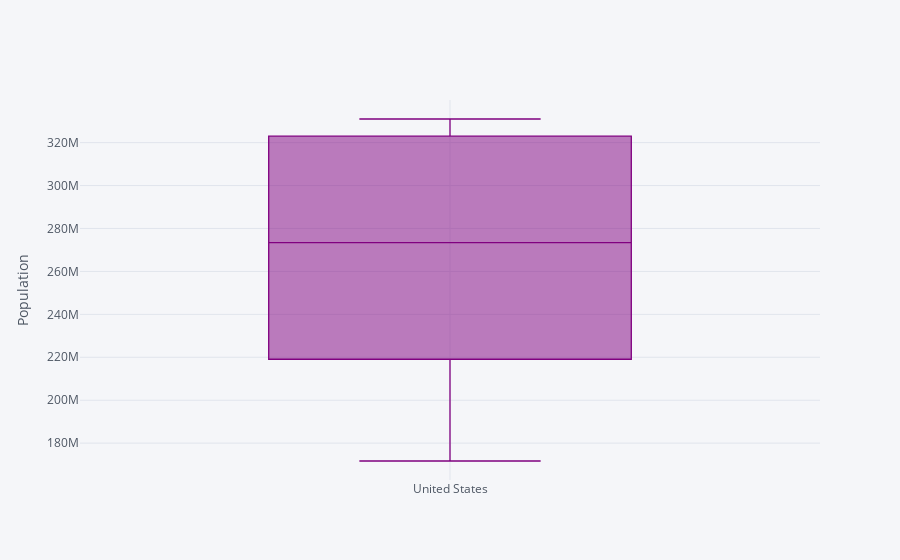

This figure's notebook cell:
### Markdown cell above
# Box plot interactive

### Code cell
# Single boxplot
df_pivot['United States'].iplot(
    kind='box',
    yTitle='Population',
    color='purple'
)

### Figure 1 — Plotly figure (JSON) as saved in the notebook; plotly's stock layout.template omitted (floating-point values rounded to 4 significant figures)
{"data": [{"boxpoints": false, "line": {"width": 1.3}, "marker": {"color": "rgba(128, 0, 128, 1.0)"}, "name": "United States", "orientation": "v", "y": [171700000.0, 186700000.0, 199700000.0, 209500000.0, 219100000.0, 229500000.0, 240500000.0, 252100000.0, 265200000.0, 281700000.0, 295000000.0, 309000000.0, 320900000.0, 323000000.0, 325100000.0, 327100000.0, 329100000.0, 331000000.0], "type": "box"}], "layout": {"legend": {"bgcolor": "#F5F6F9", "font": {"color": "#4D5663"}}, "paper_bgcolor": "#F5F6F9", "plot_bgcolor": "#F5F6F9", "title": {"font": {"color": "#4D5663"}}, "xaxis": {"gridcolor": "#E1E5ED", "showgrid": true, "tickfont": {"color": "#4D5663"}, "title": {"font": {"color": "#4D5663"}, "text": ""}, "zerolinecolor": "#E1E5ED"}, "yaxis": {"gridcolor": "#E1E5ED", "showgrid": true, "tickfont": {"color": "#4D5663"}, "title": {"font": {"color": "#4D5663"}, "text": "Population"}, "zerolinecolor": "#E1E5ED"}}}
